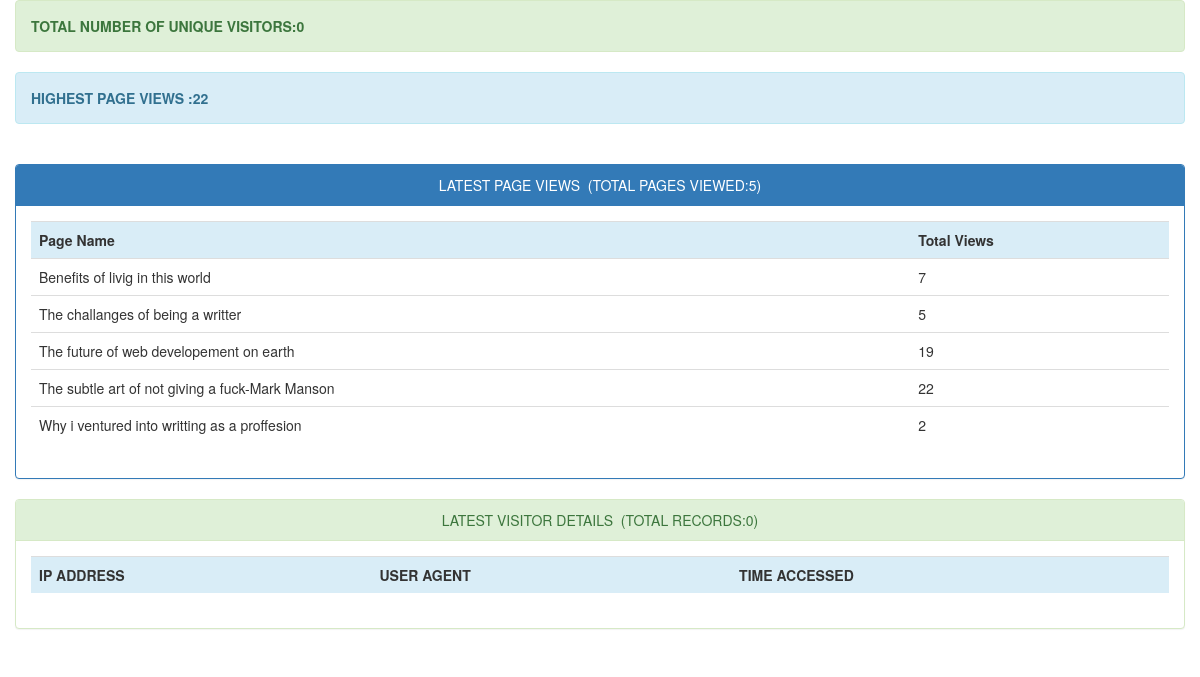
Page /adminstats/index.php on the committed database.
### tables this page shows
CREATE TABLE `page_hits` (
  `page` varchar(255) NOT NULL,
  `count` int(11) DEFAULT NULL
);

### adminstats/index.php (the view, shortened to what this page needs)
<!DOCTYPE html>
<html>
<head>
	<link rel="stylesheet" type="text/css" href="bootstrap/css/bootstrap.css">
	<link rel="stylesheet" type="text/css" href="bootstrap/css/bootstrap.min.css">
</head>
<body>
	<div class="container">
		<div class="row">
			<div class="alert alert-success">
				<strong><?php
				$sql = "SELECT COUNT(DISTINCT ip_address) AS alias FROM visitor_info";
				$query = $db->prepare($sql);
				$query->execute();
				$unique_visitors = $query->fetch()['alias'];
				echo "TOTAL NUMBER OF UNIQUE VISITORS:".$unique_visitors;
				?></strong>
			</div>
			<div class="alert alert-info">
				<strong><?php
				$sql = "SELECT MAX(count) AS maximum FROM page_hits";
				$query = $db->prepare($sql);
				$query->execute();
				$maxcount = $query->fetch()['maximum'];
				echo "HIGHEST PAGE VIEWS :".$maxcount;
				?></strong>
			</div><br>
			<div class="panel panel-primary">
				<div class="panel-heading text-center">LATEST PAGE VIEWS&nbsp;&nbsp;(TOTAL PAGES VIEWED:<?php require_once("count_pages.php"); ?>)</div>
				<div class="panel-body">
					<div class="table-responsive">
						<table class="table">
							<tr class="info">
								<th>Page Name</th>
								<th>Total Views</th>
							</tr>
							<?php
							include("connect.php");
							try {
								$con=new PDO($dsn,$username,$password);
								$con->setAttribute(PDO::ATTR_ERRMODE,PDO::ERRMODE_EXCEPTION);
							} catch (Exception $ex) {
								echo 'Not Connected '.$ex->getMessage();
							}
							$stmt=$con->prepare('SELECT * FROM page_hits LIMIT 30');
							$stmt->execute();
							$resources=$stmt->fetchAll();
							foreach ($resources as $resource) {
								echo '
								<tr>
								<td>'.$resource['page'].'</td>
								<td>'.$resource['count'].'</td>
								</tr>';
							}
							?>
						</table>
					</div>
				</div>
			</div>
		</div>
		<div class="row">
			<div class="panel panel-success">
				<div class="panel-heading text-center">LATEST VISITOR DETAILS&nbsp;&nbsp;(TOTAL RECORDS:<?php require_once("count_user_stats.php"); ?>)</div>
				<div class="panel-body">
					<div class="table-responsive">
						<table class="table">
							<tr class="info">
								<th>IP ADDRESS</th>
								<th>USER AGENT</th>
								<th>TIME ACCESSED</th>
							</tr>
						</table>
					</div>
				</div>
			</div>
		</div>
	</div>
</body>
</html>

### rows in the picture
page_hits: page "Benefits of livig in this world", count "7"
page_hits: page "The challanges of being a writter", count "5"
page_hits: page "The future of web developement on earth", count "19"
page_hits: page "The subtle art of not giving a fuck-Mark Manson", count "22"
page_hits: page "Why i ventured into writting as a proffesion", count "2"

### other values in the picture
$unique_visitors "0"
$maxcount "22"
$rowcount "5"
$rowcount "0"
